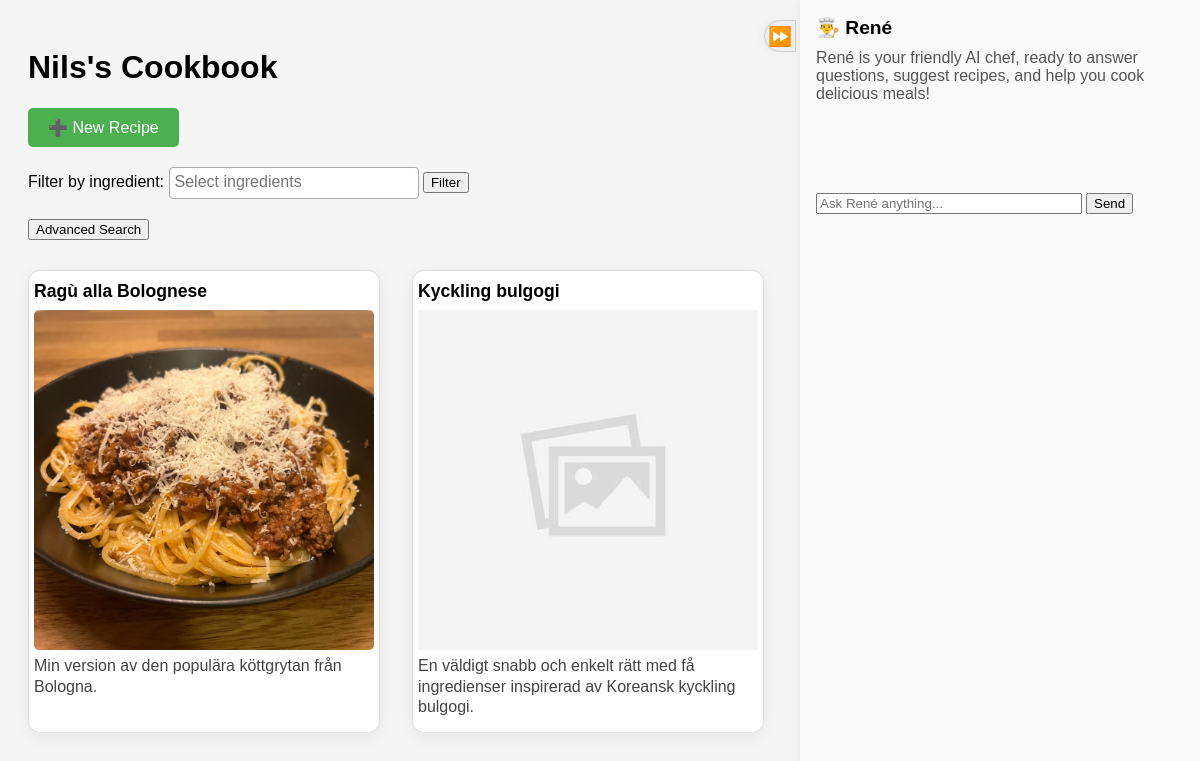
The page / on the database its author committed.
### tables this page shows
CREATE TABLE recipe (
    id INTEGER PRIMARY KEY AUTOINCREMENT,
    title TEXT,
    description TEXT,
    instructions TEXT,
    notes TEXT,
    image_url TEXT,
    tags TEXT
);

### app.py (the view)
@app.route('/', methods=['GET', 'POST'])
def index():
    conn = sqlite3.connect('recipe.db')
    conn.row_factory = sqlite3.Row
    c = conn.cursor()
    c.execute('SELECT id, name FROM ingredient ORDER BY name')
    all_ingredients = c.fetchall()
    selected_ingredients = request.args.getlist('ingredients', type=int)
    advanced_sql = None
    recipes = []
    error = None
    if request.method == 'POST' and 'sql_query' in request.form:
        advanced_sql = request.form['sql_query']
        try:
            c.execute(advanced_sql)
            recipes = c.fetchall()
        except Exception as e:
            error = str(e)
            recipes = []
    else:
        if selected_ingredients:
            placeholders = ','.join('?' for _ in selected_ingredients)
            query = f'''
                SELECT DISTINCT r.*
                FROM recipe r
                JOIN recipe_ingredient ri ON r.id = ri.recipe_id
                WHERE ri.ingredient_id IN ({placeholders})
            '''
            c.execute(query, selected_ingredients)
            recipes = c.fetchall()
        else:
            c.execute('SELECT * FROM recipe')
            recipes = c.fetchall()
    conn.close()
    return render_template(
        'index.html',
        recipes=recipes,
        all_ingredients=all_ingredients,
        selected_ingredients=selected_ingredients,
        advanced_sql=advanced_sql,
        error=error,
        default_sql_query=default_sql_query
    )

### templates/index.html (shortened to what this page needs)
<!DOCTYPE html>
<html lang="en">
<head>
    <link href="https://cdn.jsdelivr.net/npm/select2@4.1.0-rc.0/dist/css/select2.min.css" rel="stylesheet" />
</head>
<body>
    <div class="main-layout">
        <div class="main-content">
            <h1>Nils's Cookbook</h1>
            <a href="{{ url_for('new_recipe') }}" style="display:inline-block; margin-bottom:20px; padding:10px 20px; background:#4CAF50; color:white; border-radius:5px; text-decoration:none;">➕ New Recipe</a>
            <form method="get" class="filter-container">
                <label for="ingredients">Filter by ingredient:</label>
                <button type="submit">Filter</button>
            </form>
            <div style="margin-top: 20px;">
                <button type="button" id="toggle-advanced-search" style="margin-bottom: 10px;">
                    Advanced Search
                </button>
            </div>
            <div class="recipe-grid">
                {% for recipe in recipes %}
                <a href="/recipe/{{ recipe[0] }}">
                    <div class="recipe-card">
                        <h3>{{ recipe[1] }}</h3>
                        <div class="image-square">
                            <img src="{{ recipe[5] if recipe[5] else url_for('static', filename='uploads/placeholder.jpeg') }}" alt="Image of {{ recipe[1] }}">
                        </div>
                        <p>{{ recipe[2] }}</p>
                    </div>
                </a>
                {% endfor %}
            </div>
        </div>
        <div class="sidebar">
            {% include 'chat_widget.html' %}
        </div>
    </div>
</body>
</html>

### templates/index.html (style rules this page uses)
body { font-family: Arial; padding: 20px; background: #f5f5f5; }
.main-layout { display: flex; gap: 40px; }
.main-content { flex: 2; }
.sidebar { flex: 1; max-width: 400px; min-width: 200px; }
.filter-container { margin-bottom: 20px; }
.recipe-grid { display: grid; grid-template-columns: repeat(auto-fit, minmax(270px, 1fr)); gap: 32px; margin-top: 20px; align-items: stretch; }
.recipe-grid a { text-decoration: none; color: inherit; display: block; }
.recipe-card { border: 1px solid #e0e0e0; border-radius: 12px; padding: 0px 5px 14px 5px; background: #fff; box-shadow: 0 4px 16px rgba(0,0,0,0.07); transition: box-shadow 0.2s; display: flex; flex-direction: column; align-items: left; box-sizing: border-box; }
.recipe-card p { margin: 0; font-size: 1em; color: #444; overflow: hidden; text-overflow: ellipsis; display: -webkit-box; -webkit-box-orient: vertical; -webkit-line-clamp: 3; line-clamp: 3; white-space: normal; line-height: 1.3em; min-height: 3.9em; max-height: 3.9em; }
.recipe-card h3 { margin: 10px 0 8px 0; font-size: 1.1em; font-weight: bold; overflow: hidden; text-overflow: ellipsis; white-space: nowrap; }
img { width: 100%; border-radius: 5px; }
.image-square { width: 100%; aspect-ratio: 1/1; overflow: hidden; border-radius: 4px; margin: 0 auto 6px auto; display: flex; align-items: center; justify-content: center; background: #eee; }
.image-square img { width: 100%; height: 100%; object-fit: contain; object-position: center; display: block; background: #eee; }

### rows shown on the page
recipe: title "Ragù alla Bolognese", image_url (picture), description "Min version av den populära köttgrytan från Bologna."
recipe: title "Kyckling bulgogi", shows a picture, description "En väldigt snabb och enkelt rätt med få ingredienser inspirerad av Koreansk kyckling bulgogi."
